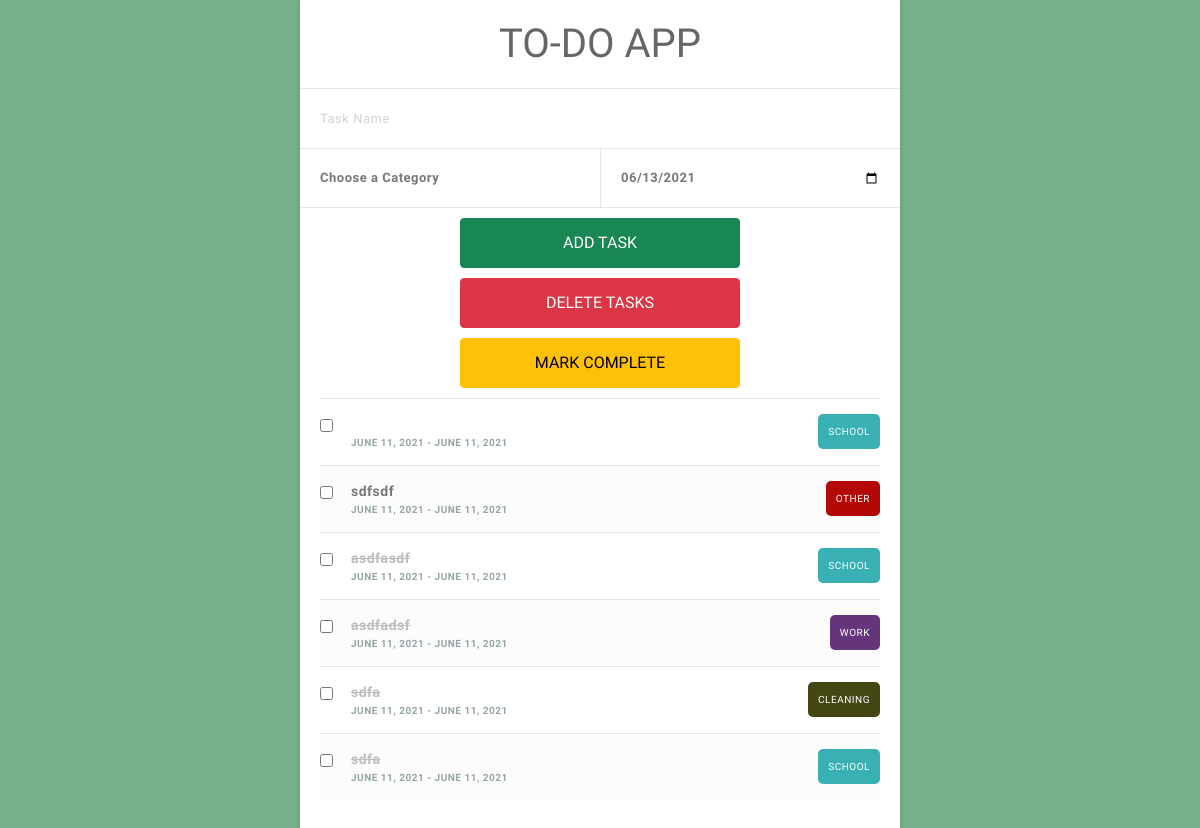
/, run on an earlier commit of the app's database.
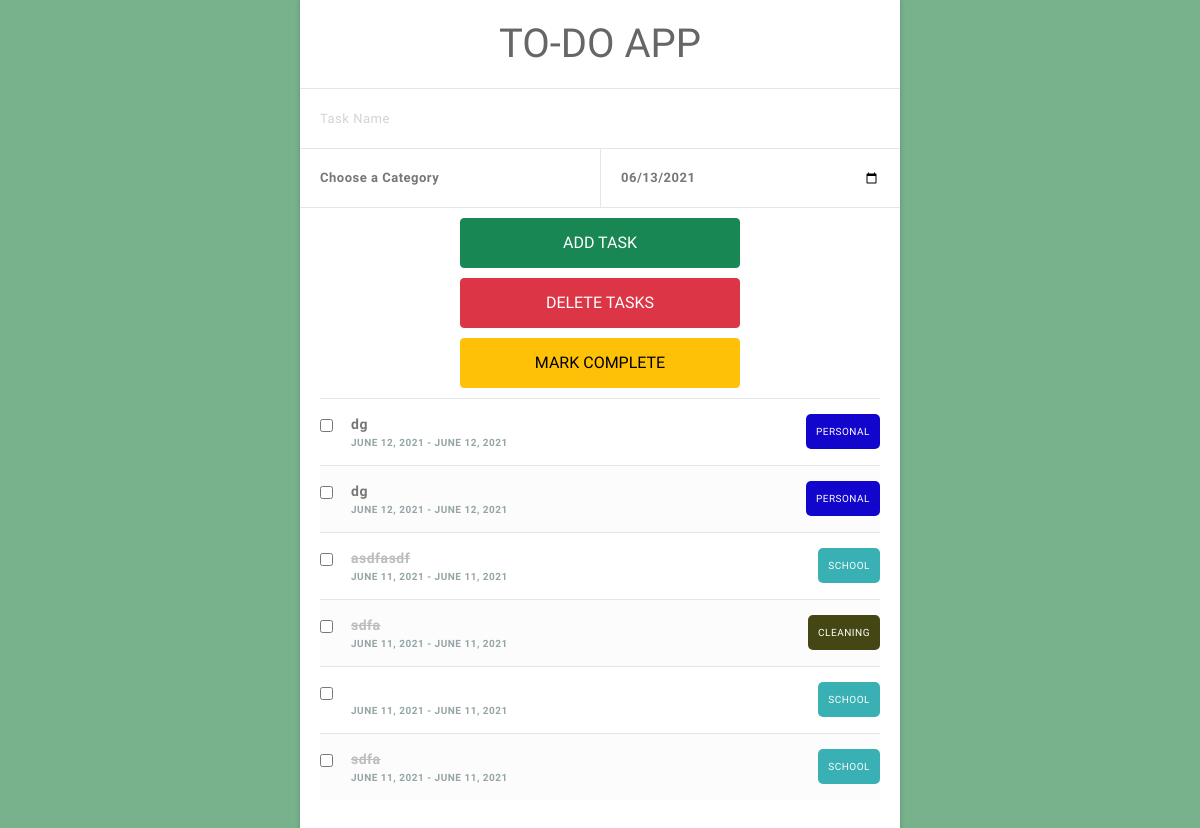
And on a later commit of the database.
### todolist/models.py (models this page shows, shortened)
class TodoList(models.Model):
    title = models.CharField(max_length=250)
    content = models.TextField(blank=True)
    created = models.DateField(default=timezone.now().strftime('%Y-%m-%d'))
    due_date = models.DateField(default=timezone.now().strftime('%Y-%m-%d'))
    category = models.ForeignKey(Category, default='general', on_delete=models.CASCADE)
    complete = models.BooleanField(default=False)
    class Meta:
        ordering = ['-created']

class Category(models.Model):
    name = models.CharField(max_length=100)
    class Meta:
        verbose_name = ('Category')
        verbose_name_plural = ('Categories')
    def __str__(self):
        return self.name

### todolist/views.py (the view, shortened to what this page needs)
# urls.py: path('', index, name='TodoList')
def index(request):
    todos = TodoList.objects.all()
    categories = Category.objects.all()
    return render(request, 'index.html', {'todos': todos.order_by('complete', 'due_date'), 'categories': categories, 'date': dateformat.format(timezone.now().date(), 'Y-m-d')})

### todolist/templates/index.html (shortened to what this page needs)
<!DOCTYPE html>
<html lang='en'>
<head>
    {% load static %}
    <link href="https://cdn.jsdelivr.net/npm/bootstrap@5.0.1/dist/css/bootstrap.min.css" rel="stylesheet"
>
    <link rel='stylesheet' type='text/css' href="{% static 'css/styles.css' %}">
</head>
<body>
    <div django-app='TaskManager'>
        <div class='container'>
            <div class="content">
                <h1>TO-DO APP</h1>
                <form action='' method='post'>
                    <div class="inputContainer input-group">
                        <input type="text" class="taskName" placeholder="Task Name" aria-label="task"
                            aria-describedby="basic-addon1" name='description' required>
                    </div>
                    <div class="inputContainer half last input-group">
                        <select id='category' class="taskCategory" name='categorySelect' required>
                            <option class='disabled' value=''>Choose a Category</option>
                        </select>
                    </div>
                    <div class="inputContainer half last right input-group">
                        <input class="taskDate" type="date" value={{ date }} id='dueDate' name='date'>
                    </div>
                    <div class='row'>
                        <button class='taskAdd btn btn-success' name='taskAdd' type='submit'>
                            Add Task
                        </button>
                        <button class='taskDelete btn btn-danger' name='taskDelete' formnovalidate='' type='submit'>
                            Delete Tasks
                        </button>
                        <button class='taskComplete btn btn-warning' name='taskComplete' formnovalidate='' type='submit'>
                            Mark Complete
                        </button>
                    </div>
                    <ul class='taskList'>
                        {% for todo in todos %}
                        <li class='taskItem'>
                            <input type='checkbox' class='taskCheckbox' name='checkedBox' id="{{ todo.id }}"
                                value="{{ todo.id }}">
                            <label for="{{ todo.id }}">
                                <span class='complete-{{todo.complete}}'>{{ todo.title }}</span>
                            </label>
                            <span class="category-{{ todo.category }}">{{ todo.category }}</span>
                            <strong class="taskDate">
                                {{ todo.created }} - {{ todo.due_date }}
                            </strong>
                        </li>
                        {% endfor %}
                    </ul>
                </form>
            </div>
        </div>
    </div>
</body>
</html>

What changed in the data, as far as the page shows it:
removed TodoList: title "sdfsdf", category "OTHER", created "JUNE 11, 2021", due_date "JUNE 11, 2021", complete False (drawn)
removed TodoList: title "asdfadsf", category "WORK", created "JUNE 11, 2021", due_date "JUNE 11, 2021"
added TodoList: title "dg", category "PERSONAL", created "JUNE 12, 2021", due_date "JUNE 12, 2021", complete False (drawn)
added TodoList: title "dg", category "PERSONAL", created "JUNE 12, 2021", due_date "JUNE 12, 2021", complete False (drawn)
changed TodoList (number 5 of 6 on the later page): moves down the list
